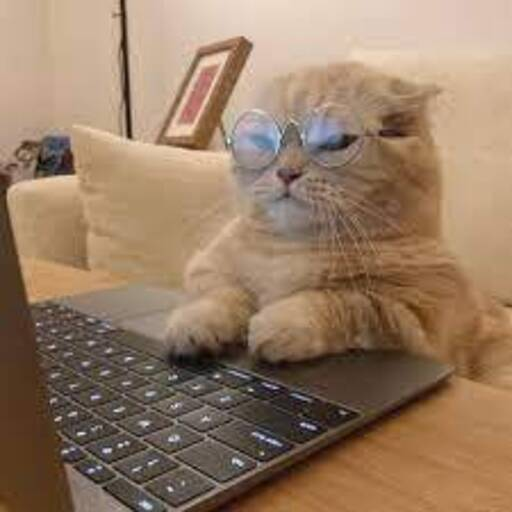
#> input picture resource/1.jpg, 512 x 512 px
$ python example1.py
#> lines starting #> are read from the running program, lines starting #| are printed output that depends on the picture
import cv2

# img = cv2.imread('../resource/1.jpg')
# cv2.imshow('image',img)
# cv2.waitKey(0)

# 图像的读取 cv2.imread(path,method) 图像加载方式包含彩色、灰度、带有透明度的彩色三种方式  ,读取失败则返回None
# IMREAD_UNCHANGED: int 带有透明度
# IMREAD_GRAYSCALE: int 灰度
# IMREAD_COLOR: int 彩色
img = cv2.imread('../resource/1.jpg', cv2.IMREAD_GRAYSCALE)
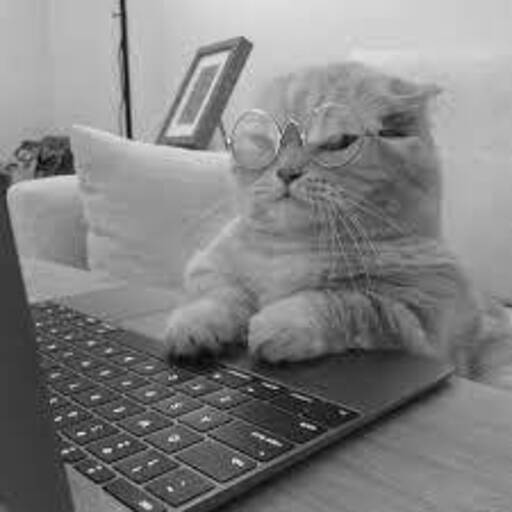
#> img: shape (512, 512); min 6, max 234, mean 129.5

# cv2.imshow('img', img)
# cv2.waitKey(0)

# 显示图像 cv2.imshow(窗口名词，要加载的图像)


# 保存图像 cv2.imwrite('文件路径',要保存的图像)
cv2.imwrite('../resource/1-process.jpg', img)
